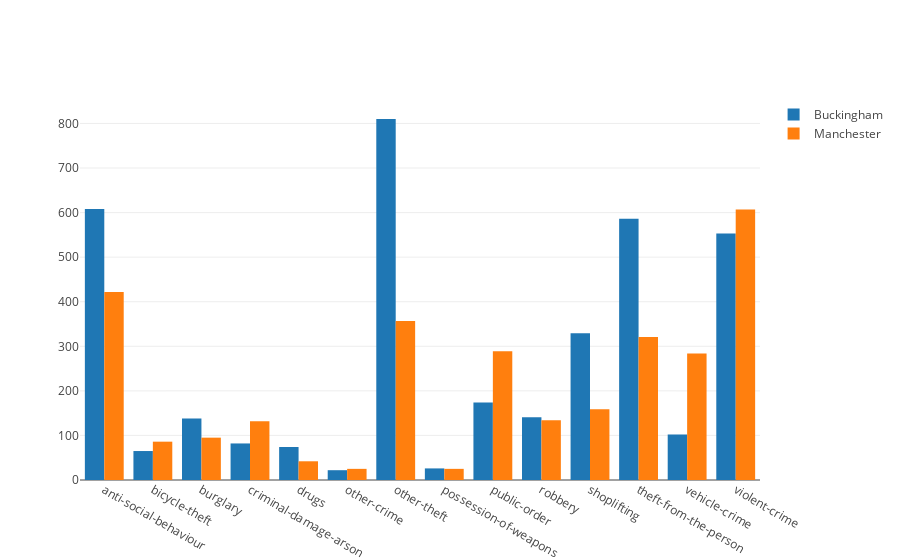

Notebook code for this chart:
### Code cell
plot_category_histogram(buckinham_palace,manchester,'2011-11')

### Figure 1 — Plotly figure (JSON) as saved in the notebook; plotly's stock layout.template omitted (floating-point values rounded to 4 significant figures)
{"data": [{"name": "Buckingham", "type": "bar", "uid": "880601c4-d8ac-11e8-8d06-88e9fe8524bd", "x": ["anti-social-behaviour", "bicycle-theft", "burglary", "criminal-damage-arson", "drugs", "other-crime", "other-theft", "possession-of-weapons", "public-order", "robbery", "shoplifting", "theft-from-the-person", "vehicle-crime", "violent-crime"], "y": [608, 65, 138, 82, 74, 22, 810, 26, 174, 141, 329, 586, 102, 553]}, {"name": "Manchester", "type": "bar", "uid": "880602e6-d8ac-11e8-8d06-88e9fe8524bd", "x": ["anti-social-behaviour", "bicycle-theft", "burglary", "criminal-damage-arson", "drugs", "other-crime", "other-theft", "possession-of-weapons", "public-order", "robbery", "shoplifting", "theft-from-the-person", "vehicle-crime", "violent-crime"], "y": [422, 86, 95, 132, 42, 25, 357, 25, 289, 134, 159, 321, 284, 607]}], "layout": {}}
